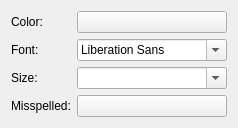
                 <widget class="QWidget" name="page_2">
                  <layout class="QFormLayout" name="formLayout_7">
                   <property name="fieldGrowthPolicy">
                    <enum>QFormLayout::AllNonFixedFieldsGrow</enum>
                   </property>
                   <item row="0" column="0">
                    <widget class="QLabel" name="label_29">
                     <property name="text">
                      <string>Color:</string>
                     </property>
                    </widget>
                   </item>
                   <item row="0" column="1">
                    <widget class="QPushButton" name="btnThemeTextColor">
                     <property name="sizePolicy">
                      <sizepolicy hsizetype="Preferred" vsizetype="Fixed">
                       <horstretch>0</horstretch>
                       <verstretch>0</verstretch>
                      </sizepolicy>
                     </property>
                     <property name="text">
                      <string/>
                     </property>
                    </widget>
                   </item>
                   <item row="1" column="0">
                    <widget class="QLabel" name="label_30">
                     <property name="text">
                      <string>Font:</string>
                     </property>
                    </widget>
                   </item>
                   <item row="1" column="1">
                    <widget class="QFontComboBox" name="cmbThemeFont">
                     <property name="sizePolicy">
                      <sizepolicy hsizetype="Preferred" vsizetype="Fixed">
                       <horstretch>0</horstretch>
                       <verstretch>0</verstretch>
                      </sizepolicy>
                     </property>
                     <property name="maximumSize">
                      <size>
                       <width>150</width>
                       <height>16777215</height>
                      </size>
                     </property>
                    </widget>
                   </item>
                   <item row="2" column="0">
                    <widget class="QLabel" name="label_31">
                     <property name="text">
                      <string>Size:</string>
                     </property>
                    </widget>
                   </item>
                   <item row="2" column="1">
                    <widget class="QComboBox" name="cmbThemeFontSize">
                     <property name="editable">
                      <bool>true</bool>
                     </property>
                    </widget>
                   </item>
                   <item row="3" column="0">
                    <widget class="QLabel" name="label_32">
                     <property name="text">
                      <string>Misspelled:</string>
                     </property>
                    </widget>
                   </item>
                   <item row="3" column="1">
                    <widget class="QPushButton" name="btnThemeMisspelledColor">
                     <property name="sizePolicy">
                      <sizepolicy hsizetype="Preferred" vsizetype="Fixed">
                       <horstretch>0</horstretch>
                       <verstretch>0</verstretch>
                      </sizepolicy>
                     </property>
                     <property name="text">
                      <string/>
                     </property>
                    </widget>
                   </item>
                  </layout>
                 </widget>
